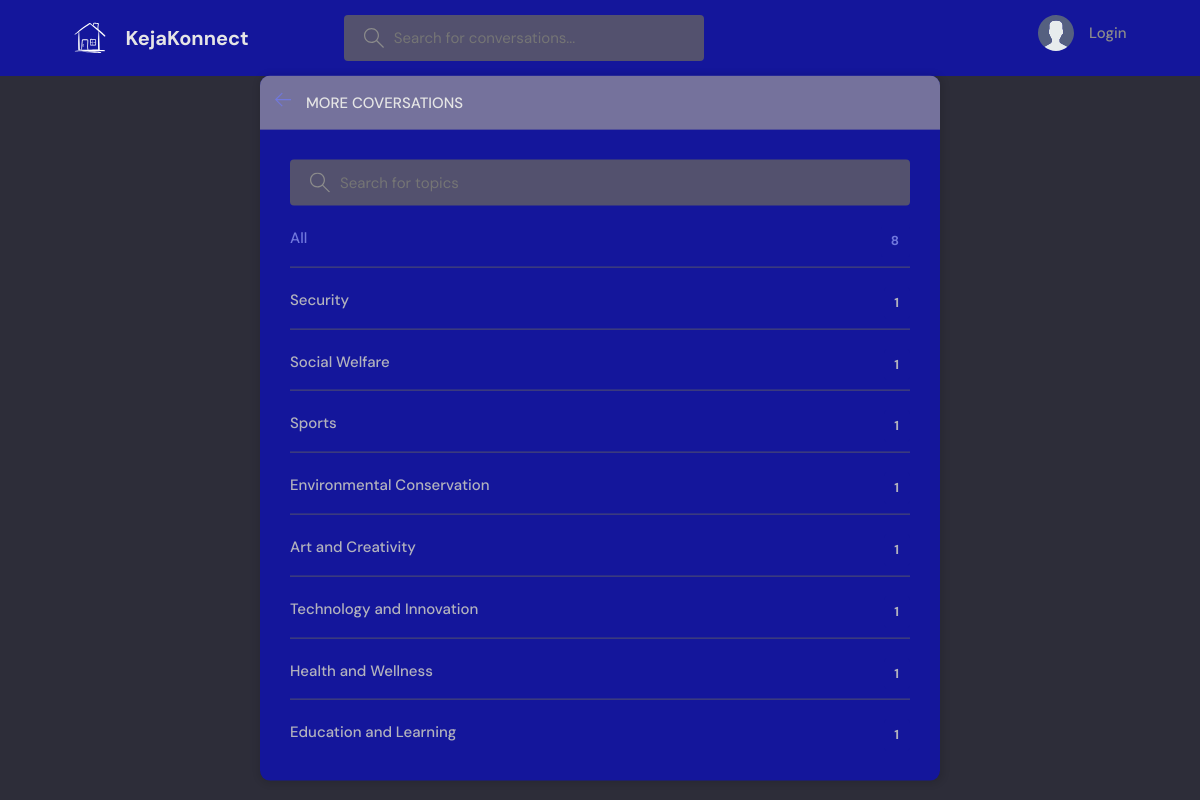
Page /topics/ on the committed database.
### base/models.py (models this page shows, shortened)
class Topic(models.Model):
    name = models.CharField(max_length=200)

### base/views.py (the view)
# urls.py: path('topics/', views.topicsPage, name="topics"),
def topicsPage(request):
    q = request.GET.get('q') if request.GET.get('q') != None else ''
    topics = Topic.objects.filter(name__icontains=q)
    return render(request, 'base/topics.html', {'topics': topics})

### base/templates/base/topics.html (shortened to what this page needs)
{% extends 'main.html' %}
{% block content %}
<main class="create-room layout">
  <div class="container">
    <div class="layout__box">
      <div class="layout__boxHeader">
        <div class="layout__boxTitle">
          <a href="{% url 'home' %}">
            <svg version="1.1" xmlns="http://www.w3.org/2000/svg" width="32" height="32" viewBox="0 0 32 32">
              <title>arrow-left</title>
              <path
                d="M13.723 2.286l-13.723 13.714 13.719 13.714 1.616-1.611-10.96-10.96h27.625v-2.286h-27.625l10.965-10.965-1.616-1.607z">
              </path>
            </svg>
          </a>
          <h3>More Coversations</h3>
        </div>
      </div>
      <div class="topics-page layout__body">
        <form action="" method="GET" class="header__search">
          <label>
            <input name="q" placeholder="Search for topics" />
          </label>
        </form>
        <ul class="topics__list">
          <li>
            <a href="{% url 'topics' %}" class="active">All <span>{{topics.count}}</span></a>
          </li>
          {% for topic in topics %}
          <li>
            <a href="{% url 'home' %}?q={{topic.name}}">{{ topic.name }} <span>{{topic.room_set.all.count}}</span></a>
          </li>
          {% endfor %}
        </ul>
      </div>
    </div>
  </div>
</main>
{% endblock content %}

### static/styles/style.css (style rules this page uses)
:root { --color-main: #7178dd; --color-main-light: #e3e1fb; --color-dark: #14169b; --color-dark-medium: #53516e; --color-dark-light: #75729c; --color-light: #e5e5e5; --color-gray: #8b8b8b; --color-light-gray: #b2b2bd; --color-bg: #2d2d39; --color-success: #5dd667; --color-error: #fc4b0b; }
* { font-family: "DM Sans", -apple-system, BlinkMacSystemFont, "Segoe UI", Roboto, Oxygen, Ubuntu, Cantarell, "Open Sans", "Helvetica Neue", sans-serif; margin: 0; padding: 0; box-sizing: border-box; text-rendering: optimizeLegibility; font-size: inherit; }
html { font-size: 56.25%; }
@media only screen and (min-width: 1200px) { html { font-size: 62.5%; } }
body { line-height: 1.6; font-weight: 400; font-size: 1.5rem; color: var(--color-light-gray); background-color: var(--color-bg); min-height: 100vh; }
a { display: inline-block; color: var(--color-main); text-decoration: none; }
.container { max-width: 120rem; width: 90%; margin: auto; }
.header__search > label { background-color: var(--color-dark-medium); padding: 1.3rem 1rem; display: flex; align-items: center; gap: 1rem; border-radius: 4px; }
.header__search svg { fill: var(--color-gray); width: 2rem; height: 2rem; margin-left: 1rem; }
.header__search input { width: 30rem; background: transparent; border: none; outline: none; color: var(--color-light); }
.layout { margin-top: 2.4rem; }
.layout > .container { display: flex; justify-content: space-between; align-items: flex-start; }
.layout__box { width: 90%; max-width: 48rem; min-height: 40rem; position: absolute; top: 50%; left: 50%; transform: translate(-50%, -46%); background-color: var(--color-dark); border-radius: 1rem; box-shadow: 1px 1px 6px 3px rgba(0, 0, 0, 0.1); overflow: hidden; }
.layout__boxHeader { display: flex; padding: 1.5rem; background-color: var(--color-dark-light); }
.layout__boxTitle { display: flex; gap: 1.5rem; align-items: center; }
.layout__boxTitle h3 { text-transform: uppercase; font-weight: 500; color: var(--color-light); }
.layout__boxTitle svg { width: 1.6rem; height: 1.6rem; fill: var(--color-main); }
.layout__body { margin: 3rem; }
.topics__list { list-style: none; }
.topics__list li a { display: flex; justify-content: space-between; margin-bottom: 3rem; font-weight: 500; color: var(--color-light-gray); transition: all 0.3s ease-in-out; }
.topics__list li a.active, .topics__list li a:hover { color: var(--color-main); }
.topics__list li a span { padding: 0.5rem 1rem; background-color: var(--color-dark); border-radius: 3px; font-size: 1.3rem; font-weight: 700; letter-spacing: 1px; }
.topics-page .topics__list li:not(:last-child) a { margin: 2rem 0; padding-bottom: 1rem; text-decoration: none; border-bottom: 1px solid var(--color-dark-medium); }
.topics-page .header__search { display: block; }
.create-room.layout .layout__box { max-width: 68rem; }

### rows in the picture
Topic: name "Security", room_set.all.count "1"
Topic: name "Social Welfare", room_set.all.count "1"
Topic: name "Sports", room_set.all.count "1"
Topic: name "Environmental Conservation", room_set.all.count "1"
Topic: name "Art and Creativity", room_set.all.count "1"
Topic: name "Technology and Innovation", room_set.all.count "1"
Topic: name "Health and Wellness", room_set.all.count "1"
Topic: name "Education and Learning", room_set.all.count "1"

### other values in the picture
{{ topics.count }} "8"
